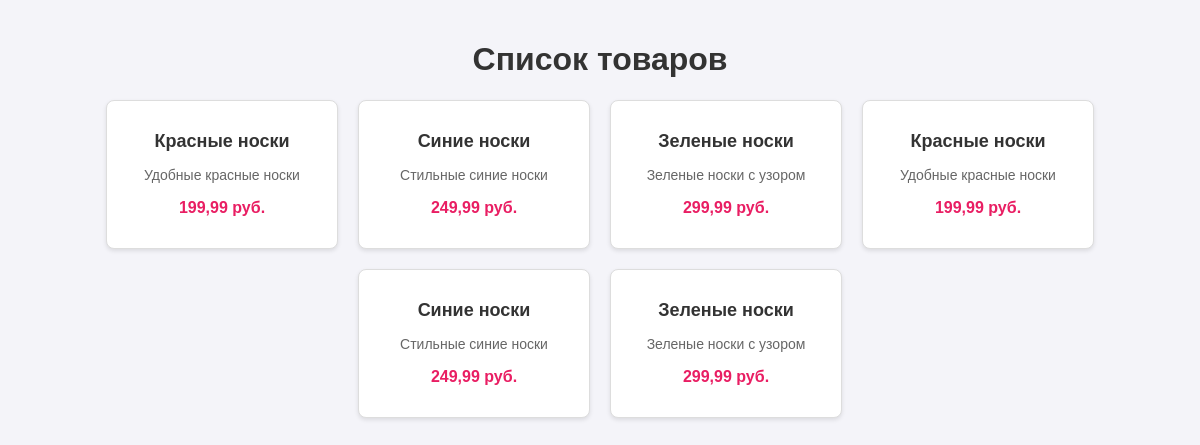
/polls/products/, run on an earlier commit of the app's database.
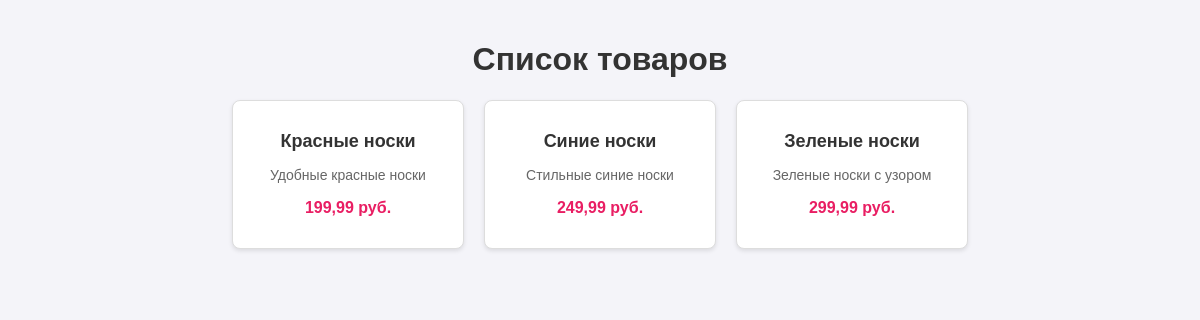
And on a later commit of the database.
### polls/models.py (models this page shows, shortened)
class Sock(models.Model):
    name = models.CharField(max_length=100)
    description = models.TextField(blank=True)
    price = models.DecimalField(max_digits=10, decimal_places=2)
    stock = models.IntegerField(default=0)
    image = models.ImageField(upload_to='products/', blank=True)

### polls/views.py (the view)
# urls.py: path('products/', views.product_list, name='product_list'),
def product_list(request):
    products = Sock.objects.all()  # Используем модель Sock
    return render(request, 'polls/product_list.html', {'products': products})

### polls/templates/polls/product_list.html (shortened to what this page needs)
<!DOCTYPE html>
<html lang="en">
<head>
</head>
<body>
    <h1>Список товаров</h1>
    <div class="product-list">
        {% for product in products %}
        <div class="product-card">
            <h2>{{ product.name }}</h2>
            <p>{{ product.description }}</p>
            <p class="price">{{ product.price }} руб.</p>
        </div>
        {% endfor %}
    </div>
</body>
</html>

### polls/templates/polls/product_list.html (style rules this page uses)
body { font-family: Arial, sans-serif; background-color: #f4f4f9; margin: 0; padding: 20px; }
h1 { text-align: center; color: #333; }
.product-list { display: flex; flex-wrap: wrap; justify-content: center; gap: 20px; }
.product-card { background-color: #fff; border: 1px solid #ddd; border-radius: 8px; box-shadow: 0 2px 4px rgba(0, 0, 0, 0.1); width: 200px; padding: 15px; text-align: center; }
.product-card h2 { font-size: 18px; color: #333; }
.product-card p { color: #666; font-size: 14px; }
.product-card .price { font-size: 16px; color: #e91e63; font-weight: bold; }

What changed in the data, as far as the page shows it:
removed Sock: name "Красные носки", description "Удобные красные носки", price "199,99"
removed Sock: name "Синие носки", description "Стильные синие носки", price "249,99"
removed Sock: name "Зеленые носки", description "Зеленые носки с узором", price "299,99"
